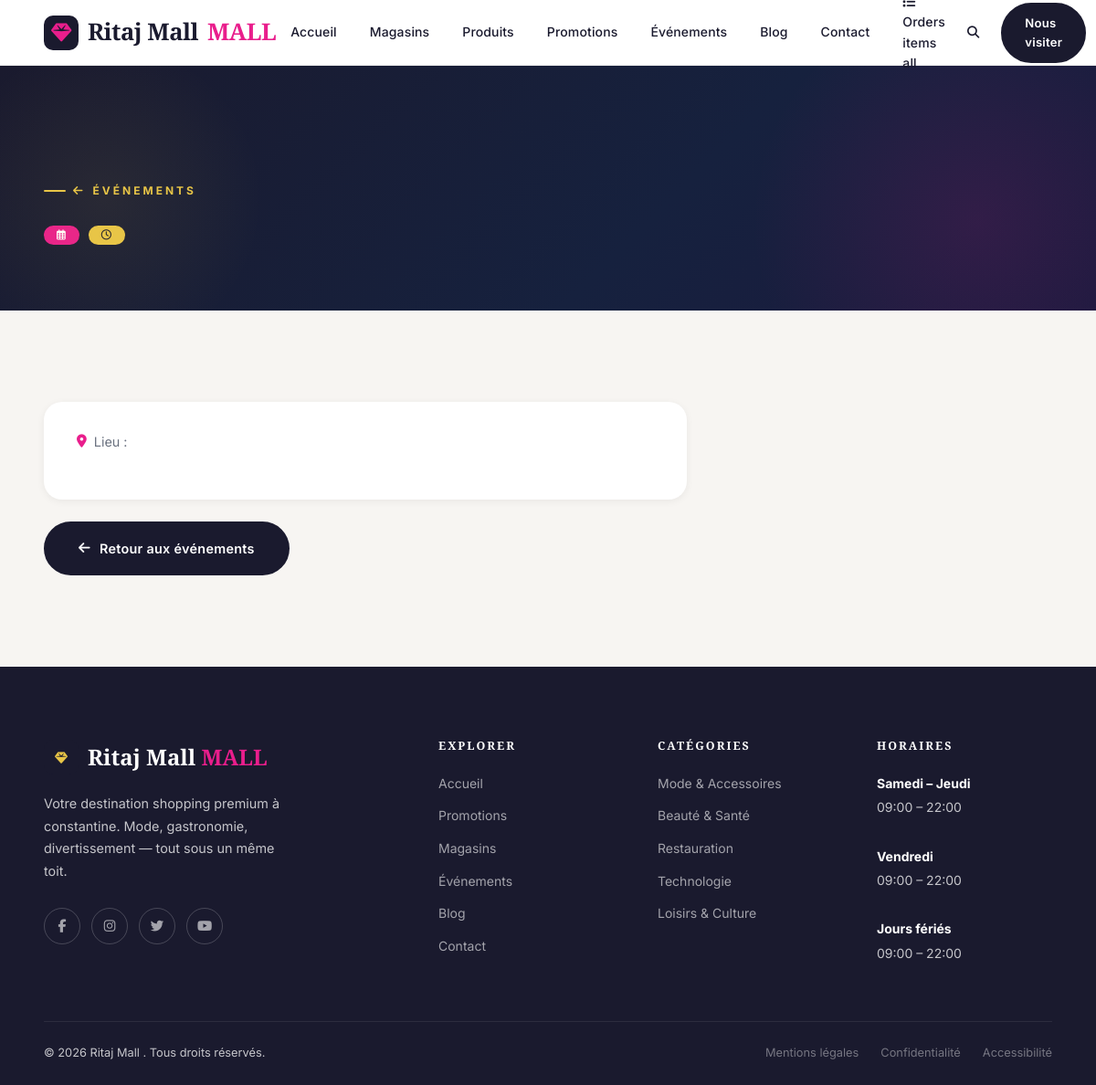
The app's page /mall/ritaj-mall/event/kf-rmdn/ with its own data.
### centre_commercial/models.py (models this page shows, shortened)
class Mall(models.Model):
    CITIES = [
        ('constantine', 'Constantine'),
        ('alger', 'Alger'),
        ('oran', 'Oran'),
        ('annaba', 'Annaba'),
        ('setif', 'Sétif'),
        ('autre', 'Autre'),
    ]
    name = models.CharField(max_length=200)
    slug = models.SlugField(unique=True, blank=True)
    city = models.CharField(max_length=50, choices=CITIES)
    region = models.CharField(max_length=100)
    address = models.CharField(max_length=300)
    image = models.ImageField(upload_to='malls/', blank=True, null=True)
    bg_color = models.CharField(max_length=200, default="linear-gradient(135deg,#1a1a2e,#2d1f6e)",
                                  verbose_name="Gradient CSS (fallback image)",
                                  help_text="Ex: linear-gradient(135deg,#1a1a2e,#e91e8c)")
    description_short = models.CharField(max_length=180, blank=True)
    description = models.TextField()
    is_open = models.BooleanField(default=True)
    is_featured = models.BooleanField(default=False)
    badge           = models.CharField(max_length=40, blank=True, verbose_name="Badge (ex: New, Phare)")
    observation     = models.TextField(blank=True, null=True, verbose_name="Observation") # En cas de fermeture ou autre
    phone        = models.CharField(max_length=20, blank=True, null=True, verbose_name="Phone")
    email            = models.EmailField(blank=True, null=True)
    website         = models.URLField(blank=True, null=True)
    opening_time = models.TimeField()
    closing_time = models.TimeField()
    number_of_shops = models.IntegerField(default=0)
    number_of_parking_spaces = models.IntegerField(default=0)
    created_at = models.DateTimeField(auto_now_add=True)
    updated_at = models.DateTimeField(auto_now=True)
    opening_date = models.DateField(blank=True, null=True, verbose_name="Opening date (if future)")
    class Meta:
        verbose_name = "Centre Commercial (Mall)"
        verbose_name_plural = "Centres Commerciaux (Malls)"
        ordering = ['-is_featured', 'name']

### centre_commercial/views.py (the view)
# urls.py: path('mall/<slug:mall_slug>/event/<slug:slug>/', views.EventDetailView.as_view(), name='event_detail'),
class EventDetailView(DetailView):
    model = Event
    template_name = 'mall/event_detail.html'
    context_object_name = 'event'
    def get_object(self):
        return get_object_or_404(
            Event,
            slug=self.kwargs['slug'],
            mall__slug=self.kwargs['mall_slug']
        )
    def get_context_data(self, **kwargs):
        context = super().get_context_data(**kwargs)
        context['mall'] = self.object.mall
        return context

### centre_commercial/context_processors.py (called while the page is built)
def cart_processor(request):
    cart_count = 0
    if request.user.is_authenticated:
        order = Order.objects.filter(user=request.user, status='pending').first()
        if order:
            cart_count = sum(item.quantity for item in order.items.all())
    return {
        'cart_count': cart_count
    }

### templates/mall/event_detail.html (shortened to what this page needs)
{% extends 'base.html' %}
{% block content %}
<section class="ym-page-hero">
  <div class="ym-container">
    {% if event.mall and event.mall.slug %}
      <p class="ym-eyebrow"><i class="fas fa-arrow-left"></i> <a href="{% url 'evenements_by_mall' evenement.mall.slug %}" style="color:inherit;">Événements</a></p>
    {% else %}
      <p class="ym-eyebrow"><i class="fas fa-arrow-left"></i> <a href="{% url 'evenements_all' %}" style="color:inherit;">Événements</a></p>
    {% endif %}
    <div style="display:flex; gap:10px; flex-wrap:wrap; margin-top:16px;">
      <span class="ym-store-card__badge ym-store-card__badge--new" style="position:static; display:inline-flex; align-items:center; gap:6px;">
        <i class="far fa-calendar-alt"></i> {{ evenement.date|date:"l d F Y" }}
      </span>
      <span class="ym-store-card__badge ym-store-card__badge--featured" style="position:static; display:inline-flex; align-items:center; gap:6px;">
        <i class="far fa-clock"></i> {{ evenement.date|date:"H:i" }}
      </span>
    </div>
  </div>
</section>
<section class="ym-section ym-section--gray">
  <div class="ym-container">
    <div class="ym-detail-layout">
      <div class="ym-detail-main">
        <div class="ym-detail-card">
          <div style="display:flex; align-items:center; gap:8px; margin-bottom:20px; color:var(--color-muted); font-size:0.9rem;">
            <i class="fas fa-map-marker-alt" style="color:var(--color-pink);"></i>
            <span>Lieu : <strong style="color:var(--color-text);">{{ evenement.lieu }}</strong></span>
          </div>
        </div>
        <div style="margin-top:24px;">
          <a href="{% url 'evenements_by_mall' evenement.mall.slug %}" class="ym-btn ym-btn--dark">
            <i class="fas fa-arrow-left"></i> Retour aux événements
          </a>
        </div>
      </div>
    </div>
  </div>
</section>
{% endblock %}

### templates/base.html (shortened to what this page needs)
{% load static %}
<!DOCTYPE html>
<html lang="fr">
<head>
  <link rel="stylesheet" href="https://cdnjs.cloudflare.com/ajax/libs/font-awesome/6.5.0/css/all.min.css">
  <link rel="stylesheet" href="{% static 'css/main.css' %}">
</head>
<body>
<header id="ym-navbar" class="ym-navbar" role="banner">
  <a href="{% url 'home' %}" class="ym-navbar__brand">
    <span class="ym-navbar__brand-icon">
      <i class="fas fa-gem fa-sm"></i>
    </span>
    {% if mall %}{{ mall.name }} <span>MALL</span>{% else %}BB <span>Shopping</span>{% endif %}
  </a>
  <nav>
    <ul class="ym-navbar__nav">
      <li><a href="{% if mall %}{% url 'mall' mall.slug %}{% else %}{% url 'home' %}{% endif %}">Accueil</a></li>
      <li><a href="{% if mall %}{% url 'shops_by_mall' mall.slug %}{% else %}{% url 'shops_all' %}{% endif %}">Magasins</a></li>
      <li><a href="{% if mall %}{% url 'products_by_mall' mall.slug %}{% else %}{% url 'products_all' %}{% endif %}">Produits</a></li>
      <li><a href="{% if mall %}{% url 'promotions_by_mall' mall.slug %}{% else %}{% url 'promotions_all' %}{% endif %}">Promotions</a></li>
      <li><a href="{% if mall %}{% url 'events_by_mall' mall.slug %}{% else %}{% url 'events_all' %}{% endif %}">Événements</a></li>
      <li><a href="{% if mall %}{% url 'blogs_by_mall' mall.slug %}{% else %}{% url 'blogs_all' %}{% endif %}">Blog</a></li>
     <li>
      {% if mall %}
      <a href="{% url 'contact_message_create_by_mall' mall.slug %}" >Contact </a>
      <li><a href="{% url 'orders_items_list_all' %}"><i class="fas fa-list"></i> Orders items all</a></li>
      {% else %}
      <a href="{% url 'contact_message_create' %}" >Contact </a>
      {% endif %}
     </li>
    </ul>
  </nav>
  <div class="ym-navbar__actions">
    <button class="ym-navbar__search-btn">
      <i class="fas fa-search"></i>
    </button>
    {% if mall %}
    <a href="" class="ym-btn ym-btn--dark ym-btn--sm"> Nous visiter </a>
    {% endif %}
  </div>
</header>
<main id="main-content" {% block main_attrs %}class="ym-main-content" style="margin-top:72px"{% endblock %}>
  {% block content %}
  {% endblock %}
</main>
<footer class="ym-footer" role="contentinfo">
  <div class="ym-container">
    <div class="ym-footer__grid">
      <div>
        <div class="ym-footer__brand">
          <span class="ym-navbar__brand-icon"><i class="fas fa-gem fa-sm"></i></span>
          <span class="ym-footer__brand-name">{% if mall %}{{mall.name}} <span>MALL</span>{% else %}BB <span>Shopping</span>{% endif %}</span>
        </div>
        <p class="ym-footer__tagline">
          Votre destination shopping premium à {{mall.city}}. Mode, gastronomie, divertissement — tout sous un même toit.
        </p>
        <div class="ym-footer__social">
          <a href="#" class="ym-footer__social-link" aria-label="Facebook"><i class="fab fa-facebook-f"></i></a>
          <a href="#" class="ym-footer__social-link" aria-label="Instagram"><i class="fab fa-instagram"></i></a>
          <a href="#" class="ym-footer__social-link" aria-label="Twitter"><i class="fab fa-twitter"></i></a>
          <a href="#" class="ym-footer__social-link" aria-label="YouTube"><i class="fab fa-youtube"></i></a>
        </div>
      </div>
      <div>
        <h3 class="ym-footer__heading">Explorer</h3>
        <ul class="ym-footer__links">
          {% if mall and mall.slug %}
            <li><a href="{% url 'mall' mall.slug %}">Accueil</a></li>
            <li><a href="{% url 'promotions_by_mall' mall.slug %}">Promotions</a></li>
            <li><a href="{% url 'shops_by_mall' mall.slug %}">Magasins</a></li>
            <li><a href="{% url 'events_by_mall' mall.slug %}">Événements</a></li>
            <li><a href="{% url 'blogs_by_mall' mall.slug %}">Blog</a></li>
            <li><a href="{% url 'contact_message_create_by_mall' mall.slug %}">Contact</a></li>
          {% else %}
            <li><a href="{% url 'home' %}">Accueil</a></li>
            <li><a href="{% url 'promotions_all' %}">Promotions</a></li>
            <li><a href="{% url 'shops_all' %}">Magasins</a></li>
            <li><a href="{% url 'events_all' %}">Événements</a></li>
            <li><a href="{% url 'blogs_all' %}">Blog</a></li>
          {% endif %}
        </ul>
      </div>
      <div>
        <h3 class="ym-footer__heading">Catégories</h3>
        <ul class="ym-footer__links">
          <li><a href="{% url 'shops_all' %}?category=mode">Mode & Accessoires</a></li>
          <li><a href="{% url 'shops_all' %}?category=beaute">Beauté & Santé</a></li>
          <li><a href="{% url 'shops_all' %}?category=restauration">Restauration</a></li>
          <li><a href="{% url 'shops_all' %}?category=technologie">Technologie</a></li>
          <li><a href="{% url 'shops_all' %}?category=loisirs">Loisirs & Culture</a></li>
        </ul>
      </div>
      <div>
        <h3 class="ym-footer__heading">Horaires</h3>
        <div class="ym-footer__hours">
          <p><strong>Samedi – Jeudi</strong><br>{{mall.opening_time}} – {{mall.closing_time}}</p>
          <br>
          <p><strong>Vendredi</strong><br>{{mall.opening_time}} – {{mall.closing_time}}</p>
          <br>
          <p><strong>Jours fériés</strong><br>{{mall.opening_time}} – {{mall.closing_time}}</p>
        </div>
      </div>
    </div>
    <div class="ym-footer__bottom">
      <p>© {% now "Y" %} {{mall.name}} . Tous droits réservés.</p>
      <div class="ym-footer__legal">
        <a href="#">Mentions légales</a>
        <a href="#">Confidentialité</a>
        <a href="#">Accessibilité</a>
      </div>
    </div>
  </div>
</footer>
</body>
</html>

### records on screen
Mall: name "Ritaj Mall", city "constantine", opening_time "09:00", closing_time "22:00"
